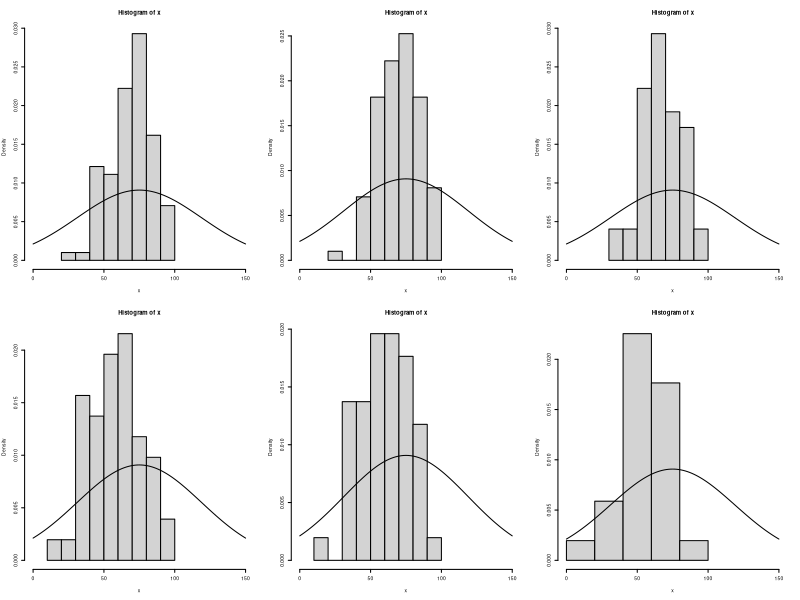
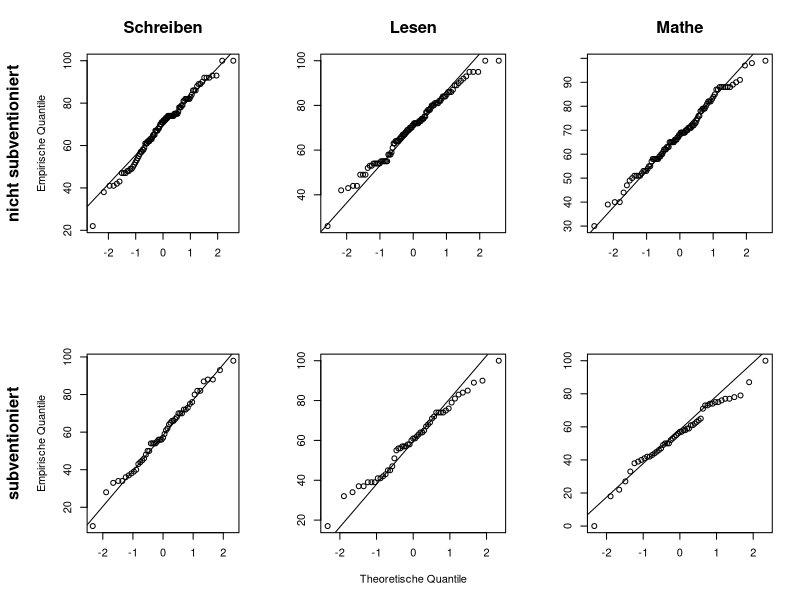
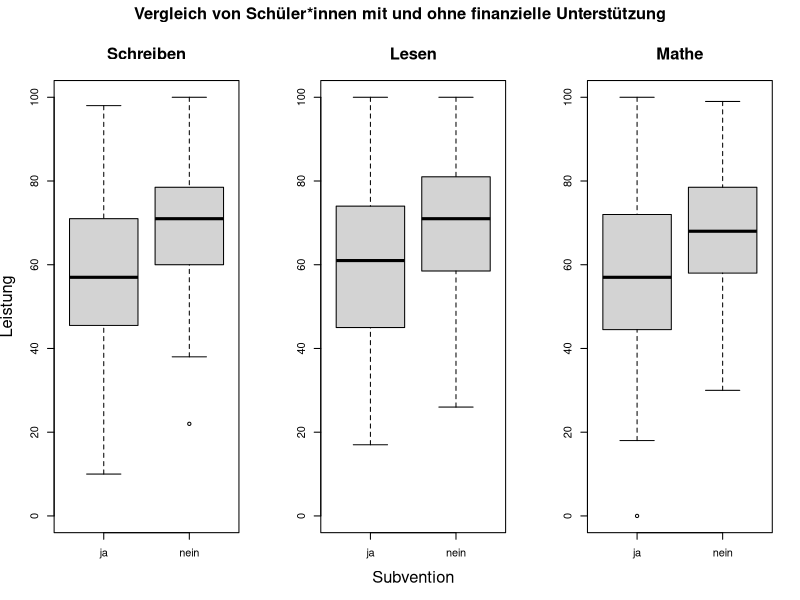

Reproduce these figures in R, in order.
#setwd("~/Documents/Studium/Statistik/Kurse/Fallstudien I/Projekt 2")
edu <- read.csv2("StudentsPerformance.csv")
attach(edu)

sum(edu$test.preparation.course == "completed")/
  length(edu$test.preparation.course) 
# 31 % der Schueler*innen haben einen Vorkurs gemacht 

## Aufgabe 2

# annahme: 100 ist beste Note, 0 ist schlechteste Note 

length(lunch) # 150 probanden
unique(lunch) # subventioniert vs. nicht subventioniert (2 Auspraegungen)

# Datensatz nach den beiden Gruppen aufteilen:
lunch_split <- split(edu, lunch) 
names(lunch_split)[1] <- c("free_reduced") # so einfacher zu coden
attach(lunch_split)

length(free_reduced$race.ethnicity)/length(edu$lunch) # nur 51/150, also  
# 34 % der probanden bekommt das Essen subventioniert 

# selbst erstmal Ueberblick ueber Mittelwerte in den einzelnen Faechern je nach 
# lunch-Gruppe verschaffen: 
attach(free_reduced)
mean(math.score) # 56
mean(reading.score) # 60
mean(writing.score) # 59
detach(free_reduced)

attach(standard)
mean(math.score) # 68 
mean(reading.score) # 70
mean(writing.score) # 69
detach(standard)

# --> die nicht-subventionierten Schueler haben im Schnitt 10 Score-Punkte
# mehr in jedem Fach 

## Vortests auf Normalverteilung und gleiche Varianz fuer T-Test
# (denn Annahme bei t-Test: Das untersuchte Merkmal ist in den Grundgesamtheiten 
# der beiden Gruppen normalverteilt mit gleichen Varianzen)

# Rominas verallgemeinerte Vortest-Funktion:

vortests.ttest.faecher <- function(score, gruppe1, gruppe2){
  
  if(score == "math"){
    gruppe1 <- gruppe1$math.score
    gruppe2 <- gruppe2$math.score
    all <- c(gruppe1, gruppe2)
  }else if(score == "reading"){
    gruppe1 <- gruppe1$reading.score
    gruppe2 <- gruppe2$reading.score
    all <- c(gruppe1, gruppe2)
  }else if(score == "writing"){
    gruppe1 <- gruppe1$writing.score
    gruppe2 <- gruppe2$writing.score
    all <- c(gruppe1, gruppe2)
  }
  else return("falsche score-Eingabe")
  
  # Shapiro-Test auf Normalverteilung, die Voraussetzung ist fuer Bartlett-Test:
  norm_gruppe1 <- shapiro.test(gruppe1)$p.value
  norm_gruppe2 <- shapiro.test(gruppe2)$p.value
  
  # Falls nicht erfuellt:
  if(norm_gruppe1 < 0.05 | norm_gruppe2 < 0.05){
    cat("Folgende Stichprobe ist nicht normalverteilt: \n")
    if(norm_gruppe1 < 0.05){
      cat("Auf den Test vorbereitet, P-Wert:", norm_gruppe1)
    }else{
      cat("Nicht auf den Test vorbereitet, P-Wert:", norm_gruppe2)
    }
  }
  
  # Falls doch erfuellt:
  else{
    varianzgleichheit <- bartlett.test(list(gruppe1, gruppe2))$p.value
    
    cat("Shapiro Wilk Test auf Normalverteilung: \n \n")
    cat("p-Wert Gruppe 1", norm_gruppe1, "\n")
    cat("p-Wert Gruppe 2", norm_gruppe2, "\n \n")
    
    cat("Bartlett Test auf Varianzgleichheit in beiden Stichproben: \n p-Wert", 
        varianzgleichheit)
  }
}

vortests.ttest.faecher("math", standard, free_reduced)
vortests.ttest.faecher("writing", standard, free_reduced)
vortests.ttest.faecher("reading", standard, free_reduced)

# -> p-Werte ueber 0.05 bei lesen und schreiben, die Annahmen koennen hier
# beibehalten werden, bei Mathe ist p-Wert des Bartlett-Tests bei 0.023,
# hier muss Alternative zum T-Test her: Welch-Test ist wie t-Test bei versch. 
# Varianzen

## Visualisierung der Normalverteilungsueberpruefung

# Histogramme mit eingezeichneter Normalverteilungskurve (kann sein dass hier 
# noch ein Fehler drin steckt, sieht nicht passend aus)

hist.faecher <- function(x){
  hist(x, xlim = c(0, 150), freq = FALSE)
  curve(dnorm(x, mean = mean(x), sd = sd(x)), from = 0, to = 150, add = TRUE)
}

op <- par(mfrow = c(2,3), cex = 0.3)
attach(standard)
hist.faecher(writing.score)
hist.faecher(reading.score)
hist.faecher(math.score)
detach(standard)
attach(free_reduced)
hist.faecher(writing.score)
hist.faecher(reading.score)
hist.faecher(math.score)
detach(free_reduced)
par(op)



# QQ-Plots
#pdf("qq_lunch.pdf", width = 13)
op <- par(mfrow = c(2,3), cex.main = 1.5)
opq <- par(mar = c(5,6.5,4,2) + 0.1)
attach(standard)
qqnorm(writing.score, main = "Schreiben", xlab = "", ylab = 
         "Empirische Quantile")
qqline(writing.score)
title(ylab = "nicht subventioniert", line = 5, cex.lab = 1.5, font.lab = 2)
par(opq)
qqnorm(reading.score, main = "Lesen", xlab = "", ylab = "")
qqline(reading.score)
qqnorm(math.score, main = "Mathe", xlab = "", ylab = "")
qqline(math.score)
detach(standard)
opq <- par(mar = c(5,6.5,4,2) + 0.1)
attach(free_reduced)

qqnorm(writing.score, xlab = "", ylab = 
        "Empirische Quantile", main = "", mar = c(5,6,4,2) + 0.1)
qqline(writing.score)
title(ylab = "subventioniert", line = 5, cex.lab = 1.5, font.lab = 2)
par(opq)
qqnorm(reading.score, xlab = "Theoretische Quantile", ylab = "", main = "")
qqline(reading.score)
qqnorm(math.score, xlab = "", ylab = "", main = "")
qqline(math.score)
detach(free_reduced)
#dev.off()
par(op)

## T-Tests und Welch-Test zum Lagevergleich der Noten von subventionierten und nicht
## subventionierten Schuelern 

# weitere Annahme: die Noten der subventionierten haengen nicht von den Noten der 
# nicht-subventionierten Schueler ab 

# lesen und schreiben - T-Test
t.test(free_reduced$reading.score, standard$reading.score, var.equal = TRUE)
t.test(free_reduced$writing.score, standard$writing.score, var.equal = TRUE)

## mathe - Welch-Test
t.test(free_reduced$math.score, standard$math.score)  

# alle p-Werte unter 0.05 -> Lageunterschied signifikant 
# keine Adjustierung des p-Wertes, da nicht die selben Daten mehrmals benutzt (?)

## man koennte auch Unterschied generell, also faecherunspezifisch testen: 
## (aber laut Basti nicht gewollt)

attach(free_reduced)
total_free_reduced <- c(math.score, reading.score, writing.score)
detach(free_reduced)
attach(standard)
total_standard <- c(math.score, reading.score, writing.score)
detach(standard)
shapiro.test(total_free_reduced) 
shapiro.test(total_standard)
# Normalverteilung --> check 
bartlett.test(list(total_free_reduced, total_standard)) 
# hier koennen aber keine gleichen Varianzen angenommen werden (wohl wegen Mathe)
# also theoretisch wieder Welch-Test 

## Visualisierungen

# Vergleich aller Faecher zusammen:
# boxplot(list(total_free_reduced, total_standard), names = c("ja", "nein"), 
#        xlab = "Subvention", ylab = "Leistungen", main = "Vergleich von Schülern
#        mit und ohne staatliche Unterstützung") 

#pdf("boxplots_lunch.pdf", width = 13)
# Vergleich nach Faechern:
op2 <- par(mfrow = c(1,3), oma = c(0,0,2,0), cex.lab = 1.5, cex.main = 1.5)
boxplot(list(free_reduced$writing.score, standard$writing.score), names = c("ja", "nein"), 
        main = "Schreiben", ylim = c(0,100), ylab = "Leistung")
boxplot(list(free_reduced$reading.score, standard$reading.score), names = c("ja", "nein"), 
        xlab = "Subvention", main = "Lesen", ylim = c(0,100)) # range?
boxplot(list(free_reduced$math.score, standard$math.score), names = c("ja", "nein"), 
        main = "Mathe", ylim = c(0,100))
title(main = "Vergleich von Schüler*innen mit und ohne finanzielle Unterstützung", 
      outer = TRUE)
#dev.off()
par(op2)





